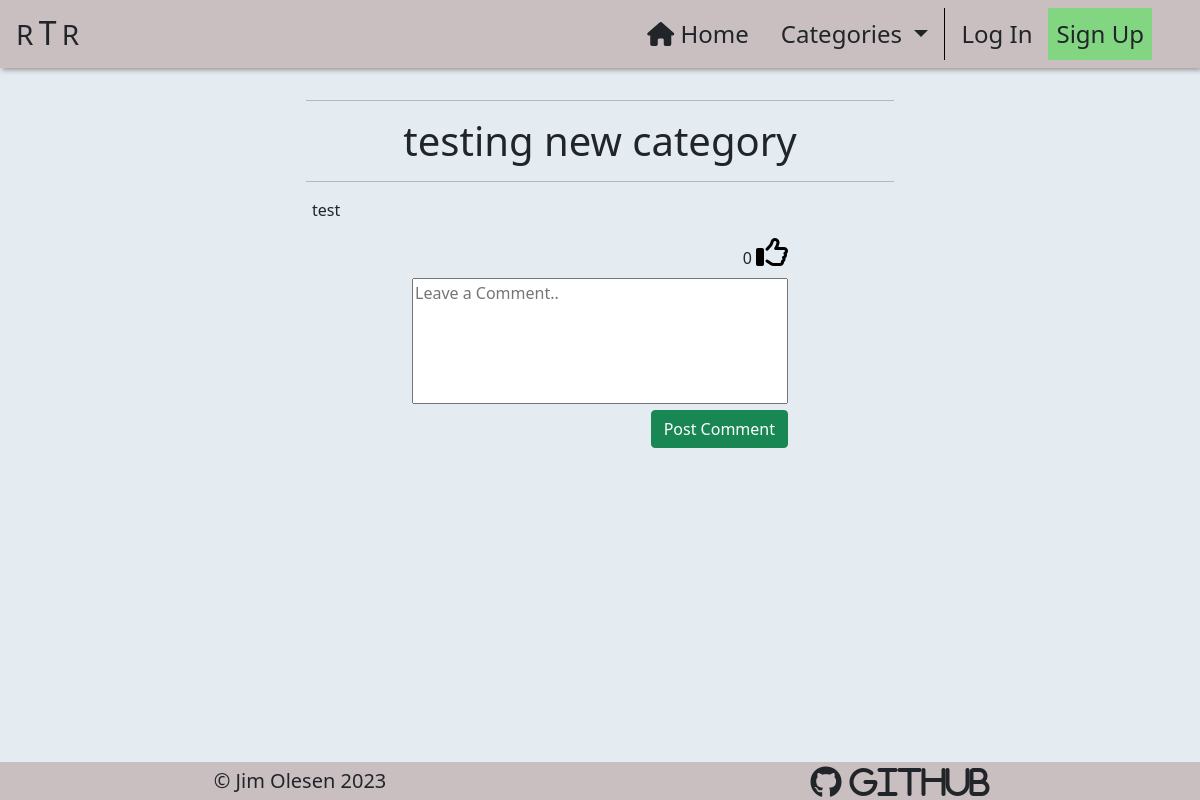
Page /post_detail/testing-new-category-test_user2/ on the earlier database version.
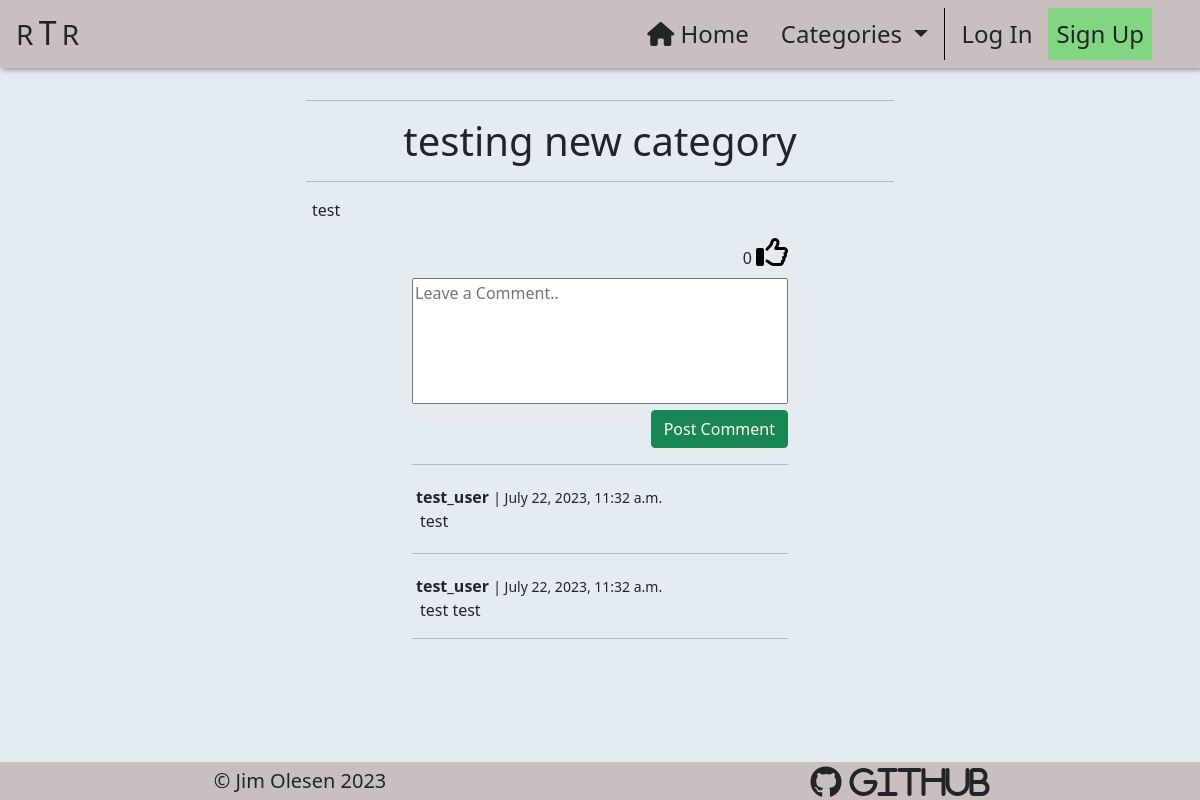
Same page on the later database version.
### home/models.py (models this page shows, shortened)
class Comment(models.Model):
    post = models.ForeignKey(
        Post,
        on_delete=models.CASCADE,
        related_name="comments"
    )
    author = models.ForeignKey(
        User,
        on_delete=models.CASCADE,
        related_name='user_comments'
    )
    body = models.TextField(max_length=300)
    created_on = models.DateTimeField(auto_now_add=True)
    approved = models.BooleanField(default=True)
    parent = models.ForeignKey(
        'self',
        null=True,
        blank=True,
        on_delete=models.CASCADE,
        related_name='replies'
    )
    class Meta:
        ordering = ['-created_on']

### post_detail/views.py (the view)
# urls.py: path('<slug:slug>/', views.post_detail, name='post_detail'),
def post_detail(request, slug, *args, **kwargs):
    queryset = Post.objects.filter(status=1)
    post = get_object_or_404(queryset, slug=slug)
    comments = post.comments.all().order_by("-created_on")
    comment_count = post.comments.filter(approved=True).count()
    liked = False
    commented = False
    if post.likes.filter(id=request.user.id).exists():
        liked = True
    if request.method == "POST":
        if not request.user.is_authenticated:
            return HttpResponseRedirect(reverse('account_login'))
        else:
            comment_form = CommentForm(data=request.POST)
            if comment_form.is_valid():
                comment_form.instance.email = request.user.email
                comment_form.instance.author = request.user
                comment = comment_form.save(commit=False)
                comment.post = post
                comment.save()
                messages.add_message(
                    request, messages.SUCCESS,
                    'Your comment has been posted!'
                )
                comment_form = CommentForm()
    else:
        comment_form = CommentForm()
    return render(
        request,
        'post_detail/post_detail.html',
        {
            "post": post,
            "comments": comments,
            "comment_count": comment_count,
            "liked": liked,
            "comment_form": comment_form
        },
    )

### post_detail/forms.py
class CommentForm(forms.ModelForm):
    class Meta:
        model = Comment
        fields = ('body',)
        labels = {'body': ''}
        widgets = {
            'body': forms.Textarea(attrs={
                    'class': 'w-100 h-100',
                    'cols': 80,
                    'rows': 5,
                    'placeholder': 'Leave a Comment..',
                })
        }

### home/context_processors.py (called while the page is built)
def categories(request):
    return {
        'categories': Category.objects.all()
    }

### home/models.py (called while the page is built)
    def get_friendly_name(self):
        return self.friendly_name

    def number_of_likes(self):
        return self.likes.count()

### post_detail/templates/post_detail/post_detail.html (shortened to what this page needs)
{% extends "base.html" %}
{% load static %}
{% block content %}
    <div class="container-fluid mt-3">
        <div class="row text-center">
            <div class="col-12 text-center">
                <hr class="w-50 post-title-space">
                <h1>{{ post.title }}</h1>
                <hr class="w-50 post-title-space">
            </div>
        </div>
        <div class="row">
            <div class="col-12 col-md-10 col-lg-8 col-xl-6
                        offset-md-1 offset-lg-2 offset-xl-3 mb-4">
                {{ post.content|safe|urlize }}
            </div>
        </div>
        <div class="row">
            <div class="col-12 col-sm-8 col-md-6 col-xl-4
                        offset-sm-2 offset-md-3 offset-xl-4 mb-2">
                <div class="form-right-container d-flex justify-content-end">
                    <form class="like-form"
                          action="{% url 'post_like' post.slug %}"
                          method="POST">
                        {{ post.number_of_likes }}
                        {% if liked %}
                            <button class="p-0 m-0 border-0 bg-alice" type="submit">
                                <i class="fa-regular fa-thumbs-up fa-2xl d-block mb-3" style="color: #0047AB"></i>
                            </button>
                        {% else %}
                            <button class="p-0 m-0 border-0 bg-alice" type="submit">
                                <i class="fa-regular fa-thumbs-up fa-2xl d-block mb-3"></i>
                            </button>
                        {% endif %}
                    </form>
                </div>
            </div>
        </div>
        <div class="row">
            <div class="col-12 col-sm-8 col-md-6 col-xl-4
                        offset-sm-2 offset-md-3 offset-xl-4">
                <form action="" method="POST">
                    {{ comment_form }}
                    <div class="row">
                        <div class="col-12 text-end">
                            <button type="submit" class="btn btn-success">Post Comment</button>
                        </div>
                    </div>
                </form>
            </div>
        </div>
        {% for comment in comments %}
            <div class="row">
                <div class="col-12 col-sm-8 col-md-6 col-xl-4
                            offset-sm-2 offset-md-3 offset-xl-4">
                    <hr>
                    <p class="mb-0 mt-1 ms-1 d-inline-block"><strong>{{ comment.author }}</strong></p>
                    <small> | {{ comment.created_on }}</small>
                    <p class="mb-1 ms-2">{{ comment.body }}</p>
                    {% if forloop.counter == comments.count %}
                        <hr>
                    {% endif %}
                </div>
            </div>
        {% endfor %}
    </div>
{% endblock %}

Differences in the rows shown:
added Comment: author "test_user", created_on "July 22, 2023, 11:32 a.m.", body "test"
added Comment: author "test_user", created_on "July 22, 2023, 11:32 a.m.", body "test test"
